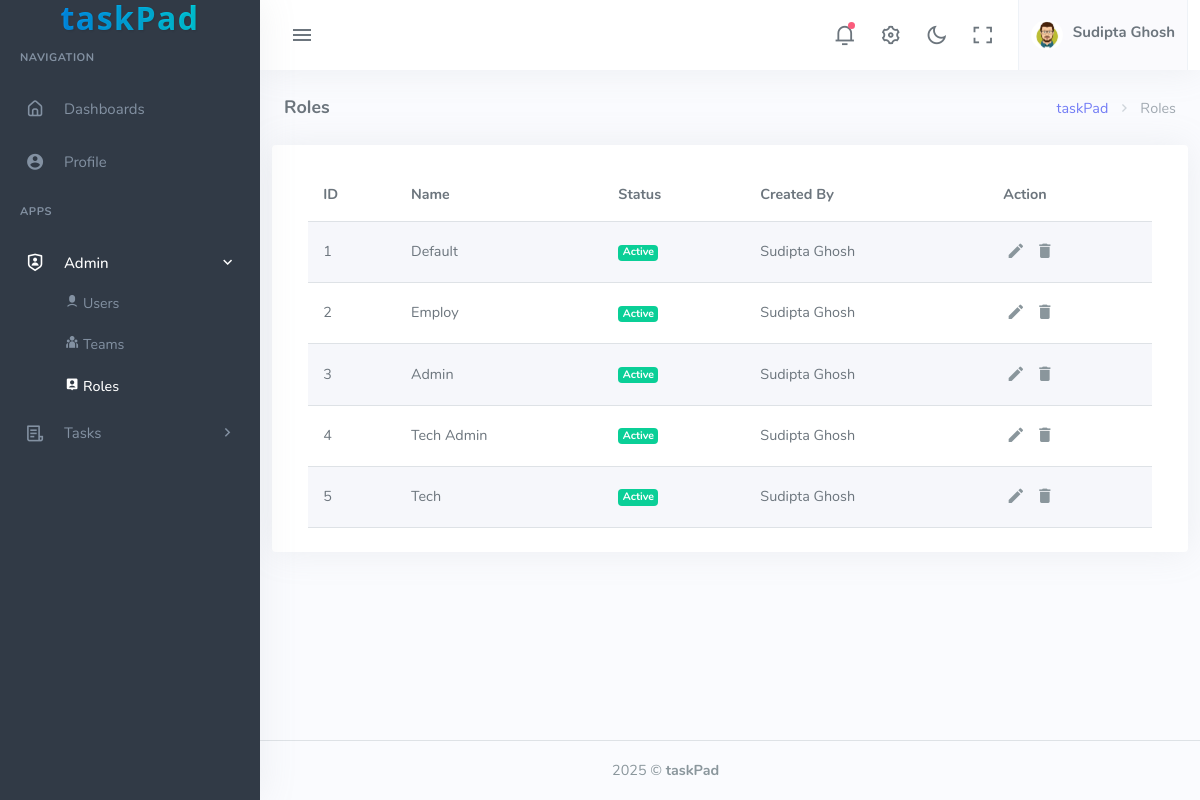
Page /roles/ (signed in) on the committed database.
### website/models.py (models this page shows, shortened)
class Role(models.Model):
    name = models.CharField(max_length=255)
    status = models.IntegerField(default=1)  # 0 = inactive, 1 = active
    created_by = models.BigIntegerField()
    timestamp = models.DateTimeField(auto_now_add=True)

### website/views.py (the view)
# urls.py: path('roles/', admin_role, name='roles'),
@login_required
def admin_role(request):
    title = "Roles"
    roles = Role.objects.all()
    user_ids = [role.created_by for role in roles if role.created_by]
    users = User.objects.filter(id__in=user_ids)
    user_map = {user.id: user for user in users}
    roles_with_creator = []
    for role in roles:
        creator = user_map.get(role.created_by)
        roles_with_creator.append({
            'role': role,
            'creator': creator
        })
    context = {
        'title': title,
        'roles_with_creator': roles_with_creator,
    }
    return render(request, 'admin/roles/index.html', context)

### taskPad/config/global/variables.py (called while the page is built)
def global_variables(request):
    return {
        'app_name': 'taskPad',
    }

### website/templates/admin/roles/index.html
{% extends 'layouts/app.html' %}
{% load static %}
{% block content %}
  <div class="content-page">
    <div class="content">
      <div class="container-fluid">
        {% include 'layouts/partials/start-title.html' %}
        <div class="row">
          <div class="card">
            <div class="card-body">
              <div class="tab-content">
                <div class="tab-pane show active" id="striped-rows-preview">
                  <div class="table-responsive-sm">
                    <table class="table table-striped table-centered mb-0">
                      <thead>
                        <tr>
                          <th>ID</th>
                          <th>Name</th>
                          <th>Status</th>
                          <th>Created By</th>
                          <th>Action</th>
                        </tr>
                      </thead>
                      <tbody>
                        {% for r in roles_with_creator %}
                          <tr>
                            <td>{{ forloop.counter }}</td>
                            <td class="table-user">{{ r.role.name }}</td>
                            <td>
                              {% if r.role.status %}
                                <span class="badge bg-success">Active</span>
                              {% else %}
                                <span class="badge bg-danger">Inactive</span>
                              {% endif %}
                            </td>
                            <td class="table-user">{{ r.creator.first_name }}</td>
                            <td class="table-action">
                              <a href="javascript: void(0);" class="action-icon"><i class="mdi mdi-pencil"></i></a>
                              <a href="javascript: void(0);" class="action-icon"><i class="mdi mdi-delete"></i></a>
                            </td>
                          </tr>
                        {% empty %}
                          <tr>
                            <td colspan="5" class="text-center">No users found.</td>
                          </tr>
                        {% endfor %}
                      </tbody>
                    </table>
                  </div>
                </div>
              </div>
            </div>
          </div>
        </div>
      </div>
    </div>
  </div>
{% endblock %}

### website/templates/layouts/partials/topbar.html (shortened to what this page needs)
{% load static %}
<div class="navbar-custom">
  <div class="topbar container-fluid">
    <div class="d-flex align-items-center gap-lg-2 gap-1">
      <button class="button-toggle-menu"><i class="mdi mdi-menu"></i></button>
    </div>
    <ul class="topbar-menu d-flex align-items-center gap-3">
      <li class="dropdown notification-list">
        <a class="nav-link dropdown-toggle arrow-none" data-bs-toggle="dropdown" href="#" role="button" aria-haspopup="false" aria-expanded="false">
          <i class="ri-notification-3-line font-22"></i>
          <span class="noti-icon-badge"></span>
        </a>
      </li>
      <li class="d-none d-sm-inline-block">
        <a class="nav-link" data-bs-toggle="offcanvas" href="#theme-settings-offcanvas"><i class="ri-settings-3-line font-22"></i></a>
      </li>
      <li class="d-none d-sm-inline-block">
        <div class="nav-link" id="light-dark-mode" data-bs-toggle="tooltip" data-bs-placement="left" title="Theme Mode">
          <i class="ri-moon-line font-22"></i>
        </div>
      </li>
      <li class="d-none d-md-inline-block">
        <a class="nav-link" href="" data-toggle="fullscreen"><i class="ri-fullscreen-line font-22"></i></a>
      </li>
      <li class="dropdown">
        <a class="nav-link dropdown-toggle arrow-none nav-user px-2" data-bs-toggle="dropdown" href="#" role="button" aria-haspopup="false" aria-expanded="false">
          <span class="account-user-avatar"><img src="{% static 'assets/images/users/male-avtar.png' %}" alt="user-image" width="32" class="rounded-circle" /></span>
          <span class="d-lg-flex flex-column gap-1 d-none">
            <h5 class="my-0">{{ user.first_name }}</h5>
          </span>
        </a>
      </li>
    </ul>
  </div>
</div>

### rows in the picture
Role: role.name "Default", status "Active", creator.first_name "Sudipta Ghosh"
Role: role.name "Employ", status "Active", creator.first_name "Sudipta Ghosh"
Role: role.name "Admin", status "Active", creator.first_name "Sudipta Ghosh"
Role: role.name "Tech Admin", status "Active", creator.first_name "Sudipta Ghosh"
Role: role.name "Tech", status "Active", creator.first_name "Sudipta Ghosh"

### other values in the picture
{{ user.first_name }} "Sudipta Ghosh"
{{ app_name }} "taskPad"
{{ title }} "Roles"
